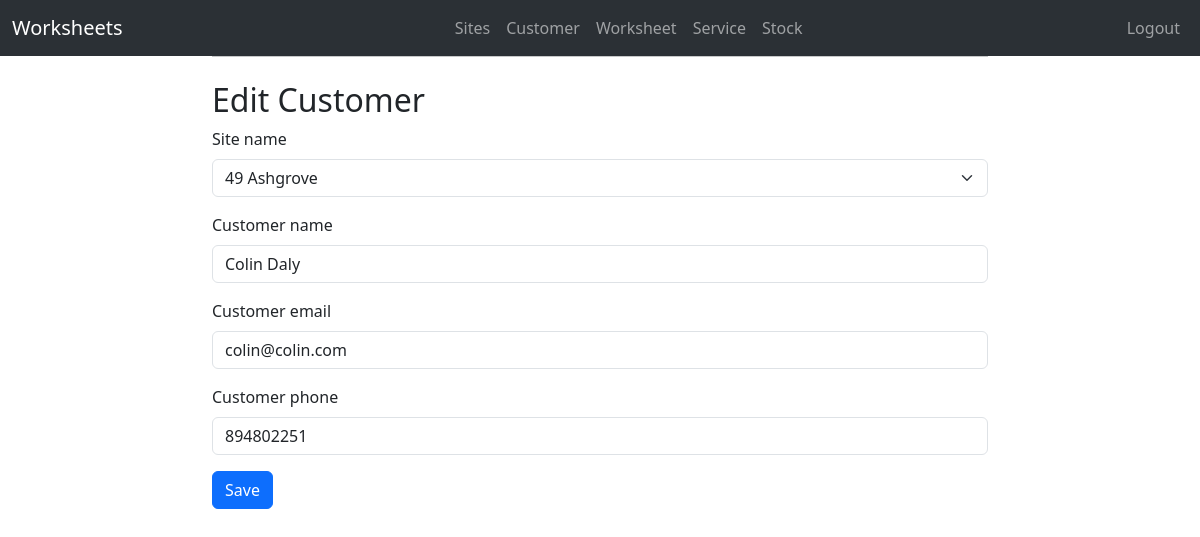
The page /customer/edit_customer/7 (signed in) on the database its author committed.
### workforms/models.py (models this page shows)
class Site(models.Model):
    site_name = models.CharField(max_length=40)
    address = models.CharField(max_length=40, blank=True)
    town = models.CharField(max_length=40, blank=True)
    county = models.CharField(max_length=40, blank=True)
    country = models.CharField(max_length=40, blank=True)
    aircode = models.CharField(max_length=40, blank=True)
    def __str__(self):
        return str(self.site_name)

class Customer(models.Model):
    site_name = models.ForeignKey(Site, on_delete=models.CASCADE)
    customer_name = models.CharField(max_length=60)
    customer_email = models.EmailField()
    customer_phone = models.IntegerField()

### workforms/views.py (the view)
# urls.py: path('customer/edit_customer/<id>', views.edit_customer, name="edit_customer"),
@login_required
def edit_customer(request, id):
    customer = Customer.objects.get(id=id)
    if request.method == 'POST':
        form = CustomerForm(request.POST, instance=customer)
        if form.is_valid():
            form.save()
            return redirect('/customer', customer.id)
    else:
        form = CustomerForm(instance=customer)
    return render(request, 'edit_customer.html', {'form': form})

### workforms/forms.py
class CustomerForm(forms.ModelForm):
    class Meta :
        model = Customer
        fields = ["site_name","customer_name","customer_email","customer_phone"]

### workforms/templates/edit_customer.html (shortened to what this page needs)
{% extends 'base.html' %}
{% block content %}
<h2>Edit Customer</h2>
  {% load django_bootstrap5 %}
    <form method="post">
        {% bootstrap_form form %}
        {% bootstrap_button button_type="submit" content="Save" %}
    </form>
{% endblock %}

### rows shown on the page
Site: site_name "49 Ashgrove"
Customer: customer_name "Colin Daly", customer_email "colin@colin.com", customer_phone "894802251"
